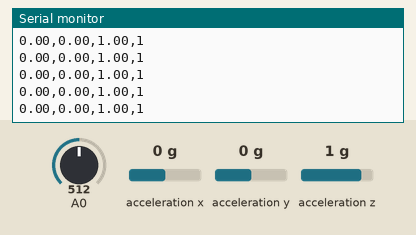
A sketch run on a simulated Arduino Nano 33 BLE. Parts: the last lines printed to the serial monitor. The inputs (shaded band) are chosen by the test bench; at power-on: acceleration x 0 g, A0 = 512, acceleration y 0 g, acceleration z 1 g.

Above: at 1.2 s.
1.3 s: acceleration x set to -1.4 g
At 1.8 s:
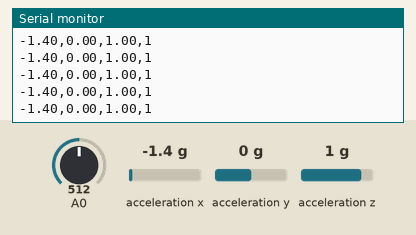
2.8 s: A0 set to 910
At 3.6 s:
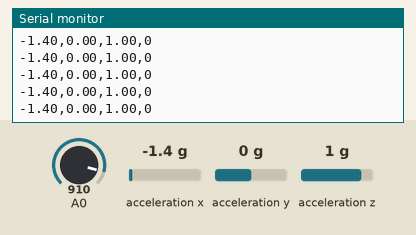
4.3 s: acceleration y set to -1.4 g
At 4.8 s:
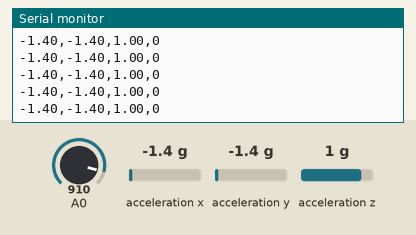
5.8 s: acceleration z set to -1.4 g
At 6.3 s:
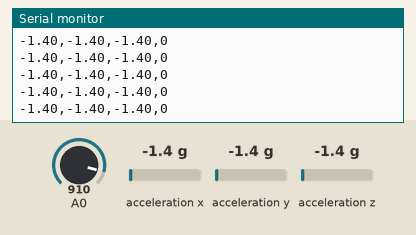
7.3 s: A0 set to 890
At 8.0 s:
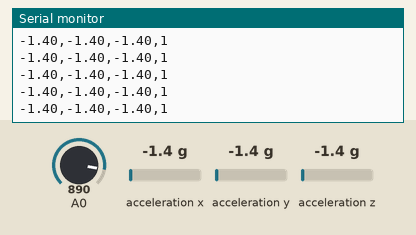

Measured:
- after the input at 1.3 s, the serial monitor: prints a new line at once (image 1)
- after the input at 2.8 s, the serial monitor: prints a new line at once (image 2)
- after the input at 4.3 s, the serial monitor: prints a new line at once (image 3)
- after the input at 5.8 s, the serial monitor: prints a new line at once (image 4)
- after the input at 7.3 s, the serial monitor: prints a new line at once (image 5)

The sketch:

Data_collection_v2.ino
```cpp
/*
Author: Sam Brosh
Description: Used for data collection for Embedded AI project.
Goal: Continuously collect accelerometer data in parallel with photoresistor data
Reason: Collect data about accelerometer while breaking on a bicycle to be used in neural network for
smart break detection.
Note: Implementation follows concerns and improvement over button implementation. Button was not
accurate and reliable enough for confident data collection. Will use a threshold for
photoresistor instead; Cover with finger when braking, leave exposed when not.
*/

#include "Arduino_BMI270_BMM150.h"

const int prPin = 0;

void setup() {
  // Initialize baudrate, IMU, accelerometer check
  Serial.begin(9600);
  while(!Serial);
  Serial.println("Started");

  if(!IMU.begin()) {
    Serial.println("Failed to initialize IMU!");
    while (1);
  }

  // accelerometer check:
  Serial.print("Accelerometer sample rate = ");
  Serial.print(IMU.accelerationSampleRate());
  Serial.println(" Hz");
  Serial.println();
  Serial.println("Acceleration in G's, photosensitive resistor state");
  Serial.println("x_accel,y_accel,z_accel,photoresistor_value");

  pinMode(prPin, INPUT);
}

void loop() {
  float x_accel, y_accel, z_accel;
  if (IMU.accelerationAvailable()) {
    IMU.readAcceleration(x_accel, y_accel, z_accel);

    Serial.print(x_accel);
    Serial.print(',');
    Serial.print(y_accel);
    Serial.print(',');
    Serial.print(z_accel);
    Serial.print(',');
    int reading = analogRead(prPin);

    // Serial.print(reading);
    // Serial.print('\n');
    if (reading < 900) {
      Serial.println(1);
    } else {
      Serial.println(0);
    }
  }
  delay(25);
}
```
